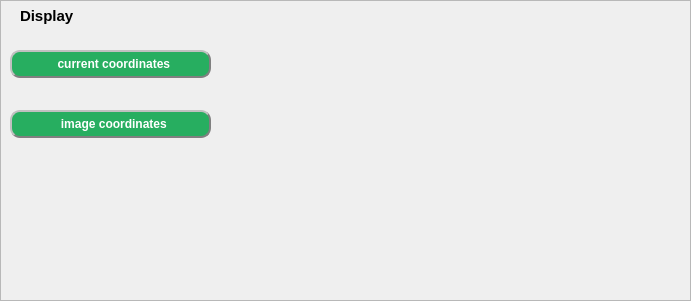
    <widget class="QFrame" name="frame_3">
     <property name="geometry">
      <rect>
       <x>340</x>
       <y>710</y>
       <width>691</width>
       <height>301</height>
      </rect>
     </property>
     <property name="frameShape">
      <enum>QFrame::StyledPanel</enum>
     </property>
     <property name="frameShadow">
      <enum>QFrame::Raised</enum>
     </property>
     <widget class="QLabel" name="connect_lab_3">
      <property name="geometry">
       <rect>
        <x>20</x>
        <y>0</y>
        <width>151</width>
        <height>31</height>
       </rect>
      </property>
      <property name="font">
       <font>
        <family>Arial</family>
        <pointsize>11</pointsize>
        <weight>75</weight>
        <bold>true</bold>
       </font>
      </property>
      <property name="text">
       <string>Display</string>
      </property>
     </widget>
     <widget class="QPushButton" name="current_coord_btn">
      <property name="geometry">
       <rect>
        <x>10</x>
        <y>50</y>
        <width>201</width>
        <height>28</height>
       </rect>
      </property>
      <property name="font">
       <font>
        <family>Arial</family>
        <weight>75</weight>
        <bold>true</bold>
       </font>
      </property>
      <property name="cursor">
       <cursorShape>PointingHandCursor</cursorShape>
      </property>
      <property name="styleSheet">
       <string notr="true">background-color: rgb(39, 174, 96);
color: rgb(255, 255, 255);
border-radius: 10px;
border: 2px groove gray;
border-style: outset;</string>
      </property>
      <property name="text">
       <string>  current coordinates</string>
      </property>
     </widget>
     <widget class="QPushButton" name="image_coord_btn">
      <property name="geometry">
       <rect>
        <x>10</x>
        <y>110</y>
        <width>201</width>
        <height>28</height>
       </rect>
      </property>
      <property name="font">
       <font>
        <family>Arial</family>
        <weight>75</weight>
        <bold>true</bold>
       </font>
      </property>
      <property name="cursor">
       <cursorShape>PointingHandCursor</cursorShape>
      </property>
      <property name="styleSheet">
       <string notr="true">background-color: rgb(39, 174, 96);
color: rgb(255, 255, 255);
border-radius: 10px;
border: 2px groove gray;
border-style: outset;</string>
      </property>
      <property name="text">
       <string>  image coordinates</string>
      </property>
     </widget>
     <widget class="QLabel" name="cuttent_coord_lab">
      <property name="geometry">
       <rect>
        <x>230</x>
        <y>50</y>
        <width>451</width>
        <height>31</height>
       </rect>
      </property>
      <property name="font">
       <font>
        <family>Arial</family>
        <pointsize>10</pointsize>
        <weight>75</weight>
        <bold>true</bold>
       </font>
      </property>
      <property name="styleSheet">
       <string notr="true"/>
      </property>
      <property name="text">
       <string/>
      </property>
     </widget>
    </widget>
